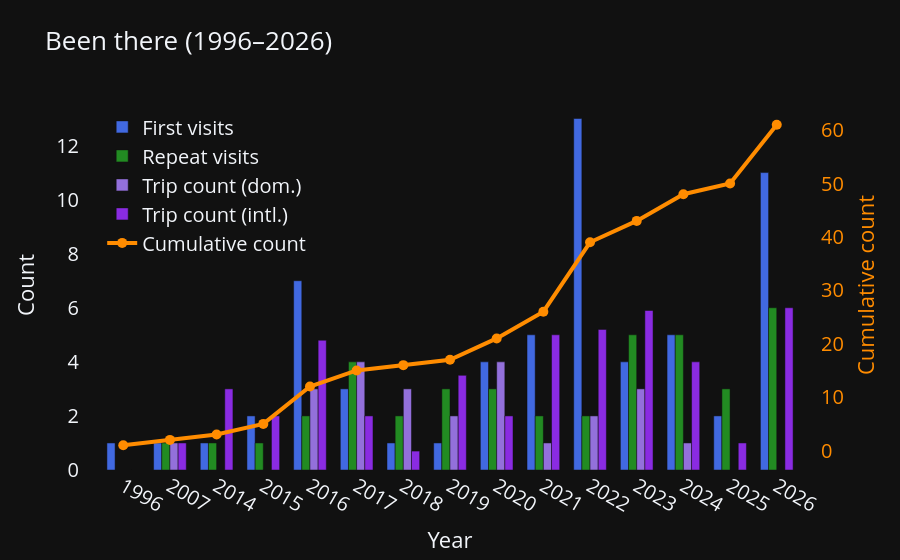

The cell this chart's notebook holds for it:
### Code cell
df_verbose = pd.read_csv("../data/trips_verbose.csv", sep=None, engine="python")

# Split into been vs planned relative to today (straddling trips classified by larger portion)
df_verbose_been, df_verbose_planned = split_been_planned(df_verbose, today=TODAY)

df = transform_verbose_to_calendar(df_verbose_been, save=False)
df = df[df['country'] != 'All']

if len(df_verbose_planned) > 0:
    df_planned = transform_verbose_to_calendar(df_verbose_planned, save=False)
    df_planned = df_planned[df_planned['country'] != 'All']
else:
    df_planned = None

# Aggregate city-level rows to one row per country (year columns become days per country per year)
NUM_COLS = df.select_dtypes(include='number').columns.tolist()
df_country = df.groupby(['country','continent'])[NUM_COLS].sum().reset_index()
df_country = add_country_codes(df_country.copy())
df_country['total_years'] = df_country['total_days']/365

# Trips per year, split into domestic vs international (excursions away from
# that year's primary residence city; uses the city-level calendar df)
trip_counts = count_trips_per_year(df_verbose_been, df)

plot_bar_time_series(
    df_country, 
    select_type='travel', 
    time_period='year', 
    title='Been there', 
    trip_counts=trip_counts,
    save_path='../attachments/bar_time_series.html',
    #save_path=None
    )

### Figure 1 — Plotly figure (JSON) as saved in the notebook; plotly's stock layout.template omitted (floating-point values rounded to 4 significant figures)
{"data": [{"customdata": ["1. China (89.0)", "1. Singapore (8.0)", "1. Hong Kong (6.0)", "1. Türkiye (5.0)<br>2. United States (135.5)", "1. Canada (19.0)<br>2. Colombia (2.0)<br>3. Cuba (5.0)<br>4. Dominican Republic (2.0)<br>5. Ecuador (9.0)<br>6. Mexico (3.0)<br>7. Russian Federation (16.0)", "1. Chile (9.0)<br>2. Japan (46.0)<br>3. Peru (9.0)", "1. United Kingdom (101.5)", "1. Tunisia (4.0)", "1. Belarus (4.0)<br>2. Italy (9.5)<br>3. Sweden (107.5)<br>4. Vatican City State (Holy See) (0.3)", "1. Austria (0.3)<br>2. Denmark (3.5)<br>3. Germany (18.0)<br>4. Greece (24.8)<br>5. Serbia (10.0)", "1. Armenia (30.2)<br>2. Azerbaijan (6.8)<br>3. Belgium (0.2)<br>4. Georgia (21.8)<br>5. Latvia (0.5)<br>6. Lithuania (1.0)<br>7. Netherlands (6.8)<br>8. Norway (8.0)<br>9. Poland (0.3)<br>10. Portugal (7.0)<br>11. Romania (8.0)<br>12. Switzerland (9.0)<br>13. United Arab Emirates (3.0)", "1. Bulgaria (6.5)<br>2. Estonia (3.0)<br>3. Finland (5.0)<br>4. France (8.8)", "1. Malta (3.0)<br>2. Qatar (0.3)<br>3. Slovakia (0.3)<br>4. South Africa (22.8)<br>5. Spain (6.0)", "1. Malaysia (3.0)<br>2. Thailand (4.0)", "1. Albania (3.7)<br>2. Bosnia and Herzegovina (4.0)<br>3. Croatia (2.0)<br>4. Czechia (0.8)<br>5. Hungary (3.0)<br>6. Luxembourg (0.5)<br>7. Monaco (0.2)<br>8. Montenegro (2.0)<br>9. Morocco (41.0)<br>10. North Macedonia (0.3)<br>11. Slovenia (0.6)"], "hovertemplate": "%{customdata}<extra></extra>", "marker": {"color": "royalblue"}, "name": "First visits", "offsetgroup": "0", "type": "bar", "x": ["1996", "2007", "2014", "2015", "2016", "2017", "2018", "2019", "2020", "2021", "2022", "2023", "2024", "2025", "2026"], "y": [1.0, 1.0, 1.0, 2.0, 7.0, 3.0, 1.0, 1.0, 4.0, 5.0, 13.0, 4.0, 5.0, 2.0, 11.0]}, {"customdata": [null, "1. China (357.0)", "1. China (359.0)", "1. China (224.5)", "1. China (33.5)<br>2. United States (276.5)", "1. Canada (25.0)<br>2. China (29.0)<br>3. Mexico (4.0)<br>4. United States (244.0)", "1. Canada (6.5)<br>2. United States (257.0)", "1. China (15.5)<br>2. Russian Federation (30.0)<br>3. United Kingdom (315.5)", "1. China (0.3)<br>2. Türkiye (0.3)<br>3. United Kingdom (244.0)", "1. Sweden (306.3)<br>2. Türkiye (9.0)", "1. Denmark (1.5)<br>2. Sweden (260.8)", "1. Belgium (0.3)<br>2. Denmark (6.0)<br>3. Latvia (2.5)<br>4. Norway (6.2)<br>5. Sweden (326.7)", "1. Austria (2.7)<br>2. Bulgaria (0.5)<br>3. Italy (6.0)<br>4. Sweden (311.2)<br>5. Switzerland (13.2)", "1. China (27.0)<br>2. Qatar (1.0)<br>3. Sweden (330.0)", "1. Austria (2.2)<br>2. Bulgaria (6.7)<br>3. France (2.1)<br>4. Germany (3.0)<br>5. Spain (3.0)<br>6. Sweden (203.9)"], "hovertemplate": "%{customdata}<extra></extra>", "marker": {"color": "forestgreen"}, "name": "Repeat visits", "offsetgroup": "1", "type": "bar", "x": ["1996", "2007", "2014", "2015", "2016", "2017", "2018", "2019", "2020", "2021", "2022", "2023", "2024", "2025", "2026"], "y": [0.0, 1.0, 1.0, 1.0, 2.0, 4.0, 2.0, 3.0, 3.0, 2.0, 2.0, 5.0, 5.0, 3.0, 6.0]}, {"hovertemplate": "Year: %{x}<br>Domestic trips: %{y}<extra></extra>", "marker": {"color": "mediumpurple"}, "name": "Trip count (dom.)", "offsetgroup": "2", "type": "bar", "x": ["1996", "2007", "2014", "2015", "2016", "2017", "2018", "2019", "2020", "2021", "2022", "2023", "2024", "2025", "2026"], "y": [0, 1, 0, 0, 3, 4, 3, 2, 4, 1, 2, 3, 1, 0, 0]}, {"hovertemplate": "Year: %{x}<br>International trips: %{y}<extra></extra>", "marker": {"color": "blueviolet"}, "name": "Trip count (intl.)", "offsetgroup": "3", "type": "bar", "x": ["1996", "2007", "2014", "2015", "2016", "2017", "2018", "2019", "2020", "2021", "2022", "2023", "2024", "2025", "2026"], "y": [0, 1, 3, 2, 4.8, 2, 0.7, 3.5, 2, 5, 5.2, 5.9, 4, 1, 6]}, {"hovertemplate": "Year: %{x}<br>Cumulative: %{y}<extra></extra>", "line": {"color": "darkorange", "width": 4}, "marker": {"color": "darkorange", "size": 10}, "mode": "lines+markers", "name": "Cumulative count", "type": "scatter", "x": ["1996", "2007", "2014", "2015", "2016", "2017", "2018", "2019", "2020", "2021", "2022", "2023", "2024", "2025", "2026"], "y": [1.0, 2.0, 3.0, 5.0, 12.0, 15.0, 16.0, 17.0, 21.0, 26.0, 39.0, 43.0, 48.0, 50.0, 61.0], "yaxis": "y2"}], "layout": {"bargap": 0.3, "barmode": "group", "font": {"size": 20}, "hoverlabel": {"font": {"size": 20}}, "legend": {"font": {"size": 20}, "x": 0.03, "y": 0.98}, "title": {"font": {"size": 26}, "text": "Been there (1996–2026)"}, "xaxis": {"showgrid": false, "tickfont": {"size": 20}, "title": {"font": {"size": 22}, "text": "Year"}, "zeroline": false}, "yaxis": {"showgrid": false, "tickfont": {"size": 20}, "title": {"font": {"size": 22}, "text": "Count"}, "zeroline": false}, "yaxis2": {"overlaying": "y", "showgrid": false, "side": "right", "tickfont": {"color": "darkorange", "size": 20}, "title": {"font": {"color": "darkorange", "size": 22}, "text": "Cumulative count"}, "zeroline": false}}}
